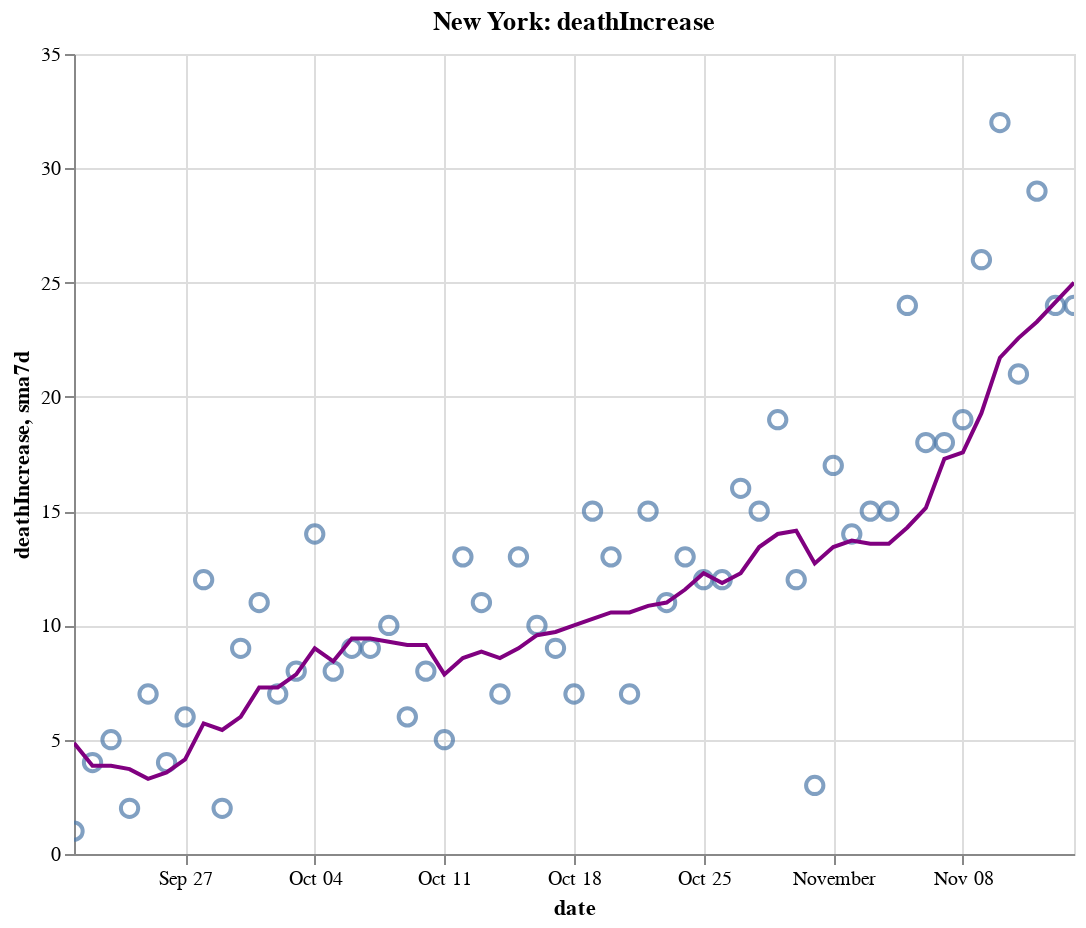

The cell this chart's notebook holds for it:
### Code cell
create_plot(ny, 'deathIncrease')

### Figure 1 — Vega-Lite specification as saved in the notebook (floating-point values rounded to 4 significant figures)
{"config": {"view": {"continuousWidth": 400, "continuousHeight": 300}}, "layer": [{"layer": [{"mark": {"type": "point", "size": 75}, "encoding": {"tooltip": [{"type": "temporal", "field": "date"}, {"type": "quantitative", "field": "deathIncrease"}, {"type": "quantitative", "field": "sma7d"}], "x": {"type": "temporal", "field": "date"}, "y": {"type": "quantitative", "field": "deathIncrease"}}, "selection": {"selector012": {"type": "interval", "bind": "scales", "encodings": ["x", "y"]}}}, {"mark": {"type": "line", "color": "purple"}, "encoding": {"x": {"type": "temporal", "field": "date"}, "y": {"type": "quantitative", "field": "sma7d"}}}]}, {"mark": {"type": "rule", "color": "#aaa"}, "encoding": {"x": {"type": "temporal", "field": "date"}}, "transform": [{"filter": {"selection": "selector011"}}]}, {"mark": "circle", "encoding": {"opacity": {"condition": {"value": 1, "selection": "selector011"}, "value": 0}, "tooltip": [{"type": "temporal", "field": "date"}, {"type": "quantitative", "field": "deathIncrease"}, {"type": "quantitative", "field": "sma7d"}], "x": {"type": "temporal", "field": "date"}, "y": {"type": "quantitative", "field": "deathIncrease"}}, "selection": {"selector011": {"type": "single", "encodings": ["x"], "on": "mouseover", "nearest": true, "empty": "none"}}}, {"mark": {"type": "text", "align": "left", "dx": 5, "dy": -5, "stroke": "white", "strokeWidth": 2}, "encoding": {"text": {"type": "quantitative", "field": "deathIncrease"}, "tooltip": [{"type": "temporal", "field": "date"}, {"type": "quantitative", "field": "deathIncrease"}, {"type": "quantitative", "field": "sma7d"}], "x": {"type": "temporal", "field": "date"}, "y": {"type": "quantitative", "field": "deathIncrease"}}, "transform": [{"filter": {"selection": "selector011"}}]}, {"mark": {"type": "text", "align": "left", "dx": 5, "dy": -5}, "encoding": {"text": {"type": "quantitative", "field": "deathIncrease"}, "tooltip": [{"type": "temporal", "field": "date"}, {"type": "quantitative", "field": "deathIncrease"}, {"type": "quantitative", "field": "sma7d"}], "x": {"type": "temporal", "field": "date"}, "y": {"type": "quantitative", "field": "deathIncrease"}}, "transform": [{"filter": {"selection": "selector011"}}]}], "data": {"name": "data-e10cc9c0be52d4fa87a4aca4c25e354b"}, "height": 400, "title": "New York: deathIncrease", "width": 500, "$schema": "https://vega.github.io/schema/vega-lite/v4.8.1.json", "datasets": {"data-e10cc9c0be52d4fa87a4aca4c25e354b": [{"date": "2020-09-21T00:00:00", "totalTestResultsIncrease": 58320.0, "positiveIncrease": 573.0, "death": 25430.0, "deathIncrease": 1.0, "positiveRate": 0.01, "state": "New York", "sma7d": 4.857}, {"date": "2020-09-22T00:00:00", "totalTestResultsIncrease": 84000.0, "positiveIncrease": 754.0, "death": 25430.0, "deathIncrease": 4.0, "positiveRate": 0.009, "state": "New York", "sma7d": 3.857}, {"date": "2020-09-23T00:00:00", "totalTestResultsIncrease": 70930.0, "positiveIncrease": 665.0, "death": 25440.0, "deathIncrease": 5.0, "positiveRate": 0.009, "state": "New York", "sma7d": 3.857}, {"date": "2020-09-24T00:00:00", "totalTestResultsIncrease": 92950.0, "positiveIncrease": 955.0, "death": 25440.0, "deathIncrease": 2.0, "positiveRate": 0.01, "state": "New York", "sma7d": 3.714}, {"date": "2020-09-25T00:00:00", "totalTestResultsIncrease": 94820.0, "positiveIncrease": 908.0, "death": 25450.0, "deathIncrease": 7.0, "positiveRate": 0.01, "state": "New York", "sma7d": 3.286}, {"date": "2020-09-26T00:00:00", "totalTestResultsIncrease": 99950.0, "positiveIncrease": 1005.0, "death": 25450.0, "deathIncrease": 4.0, "positiveRate": 0.01, "state": "New York", "sma7d": 3.571}, {"date": "2020-09-27T00:00:00", "totalTestResultsIncrease": 84770.0, "positiveIncrease": 866.0, "death": 25460.0, "deathIncrease": 6.0, "positiveRate": 0.01, "state": "New York", "sma7d": 4.143}, {"date": "2020-09-28T00:00:00", "totalTestResultsIncrease": 52940.0, "positiveIncrease": 834.0, "death": 25470.0, "deathIncrease": 12.0, "positiveRate": 0.016, "state": "New York", "sma7d": 5.714}, {"date": "2020-09-29T00:00:00", "totalTestResultsIncrease": 88230.0, "positiveIncrease": 1189.0, "death": 25470.0, "deathIncrease": 2.0, "positiveRate": 0.013, "state": "New York", "sma7d": 5.429}, {"date": "2020-09-30T00:00:00", "totalTestResultsIncrease": 97960.0, "positiveIncrease": 1000.0, "death": 25480.0, "deathIncrease": 9.0, "positiveRate": 0.01, "state": "New York", "sma7d": 6.0}, {"date": "2020-10-01T00:00:00", "totalTestResultsIncrease": 109200.0, "positiveIncrease": 1382.0, "death": 25490.0, "deathIncrease": 11.0, "positiveRate": 0.013, "state": "New York", "sma7d": 7.286}, {"date": "2020-10-02T00:00:00", "totalTestResultsIncrease": 119500.0, "positiveIncrease": 1598.0, "death": 25500.0, "deathIncrease": 7.0, "positiveRate": 0.013, "state": "New York", "sma7d": 7.286}, {"date": "2020-10-03T00:00:00", "totalTestResultsIncrease": 134300.0, "positiveIncrease": 1731.0, "death": 25500.0, "deathIncrease": 8.0, "positiveRate": 0.013, "state": "New York", "sma7d": 7.857}, {"date": "2020-10-04T00:00:00", "totalTestResultsIncrease": 110300.0, "positiveIncrease": 1222.0, "death": 25520.0, "deathIncrease": 14.0, "positiveRate": 0.011, "state": "New York", "sma7d": 9.0}, {"date": "2020-10-05T00:00:00", "totalTestResultsIncrease": 76400.0, "positiveIncrease": 933.0, "death": 25530.0, "deathIncrease": 8.0, "positiveRate": 0.012, "state": "New York", "sma7d": 8.429}, {"date": "2020-10-06T00:00:00", "totalTestResultsIncrease": 96360.0, "positiveIncrease": 1393.0, "death": 25540.0, "deathIncrease": 9.0, "positiveRate": 0.014, "state": "New York", "sma7d": 9.429}, {"date": "2020-10-07T00:00:00", "totalTestResultsIncrease": 108200.0, "positiveIncrease": 1360.0, "death": 25540.0, "deathIncrease": 9.0, "positiveRate": 0.013, "state": "New York", "sma7d": 9.429}, {"date": "2020-10-08T00:00:00", "totalTestResultsIncrease": 145800.0, "positiveIncrease": 1836.0, "death": 25560.0, "deathIncrease": 10.0, "positiveRate": 0.013, "state": "New York", "sma7d": 9.286}, {"date": "2020-10-09T00:00:00", "totalTestResultsIncrease": 139300.0, "positiveIncrease": 1592.0, "death": 25560.0, "deathIncrease": 6.0, "positiveRate": 0.011, "state": "New York", "sma7d": 9.143}, {"date": "2020-10-10T00:00:00", "totalTestResultsIncrease": 134600.0, "positiveIncrease": 1447.0, "death": 25570.0, "deathIncrease": 8.0, "positiveRate": 0.011, "state": "New York", "sma7d": 9.143}, {"date": "2020-10-11T00:00:00", "totalTestResultsIncrease": 118300.0, "positiveIncrease": 1143.0, "death": 25570.0, "deathIncrease": 5.0, "positiveRate": 0.01, "state": "New York", "sma7d": 7.857}, {"date": "2020-10-12T00:00:00", "totalTestResultsIncrease": 91790.0, "positiveIncrease": 1029.0, "death": 25590.0, "deathIncrease": 13.0, "positiveRate": 0.011, "state": "New York", "sma7d": 8.571}, {"date": "2020-10-13T00:00:00", "totalTestResultsIncrease": 99070.0, "positiveIncrease": 1393.0, "death": 25600.0, "deathIncrease": 11.0, "positiveRate": 0.014, "state": "New York", "sma7d": 8.857}, {"date": "2020-10-14T00:00:00", "totalTestResultsIncrease": 111700.0, "positiveIncrease": 1232.0, "death": 25600.0, "deathIncrease": 7.0, "positiveRate": 0.011, "state": "New York", "sma7d": 8.571}, {"date": "2020-10-15T00:00:00", "totalTestResultsIncrease": 133200.0, "positiveIncrease": 1460.0, "death": 25620.0, "deathIncrease": 13.0, "positiveRate": 0.011, "state": "New York", "sma7d": 9.0}, {"date": "2020-10-16T00:00:00", "totalTestResultsIncrease": 136000.0, "positiveIncrease": 1707.0, "death": 25630.0, "deathIncrease": 10.0, "positiveRate": 0.013, "state": "New York", "sma7d": 9.571}, {"date": "2020-10-17T00:00:00", "totalTestResultsIncrease": 160000.0, "positiveIncrease": 1784.0, "death": 25640.0, "deathIncrease": 9.0, "positiveRate": 0.011, "state": "New York", "sma7d": 9.714}, {"date": "2020-10-18T00:00:00", "totalTestResultsIncrease": 128800.0, "positiveIncrease": 1390.0, "death": 25640.0, "deathIncrease": 7.0, "positiveRate": 0.011, "state": "New York", "sma7d": 10.0}, {"date": "2020-10-19T00:00:00", "totalTestResultsIncrease": 82010.0, "positiveIncrease": 998.0, "death": 25660.0, "deathIncrease": 15.0, "positiveRate": 0.012, "state": "New York", "sma7d": 10.29}, {"date": "2020-10-20T00:00:00", "totalTestResultsIncrease": 90540.0, "positiveIncrease": 1201.0, "death": 25670.0, "deathIncrease": 13.0, "positiveRate": 0.013, "state": "New York", "sma7d": 10.57}, {"date": "2020-10-21T00:00:00", "totalTestResultsIncrease": 124800.0, "positiveIncrease": 2026.0, "death": 25680.0, "deathIncrease": 7.0, "positiveRate": 0.016, "state": "New York", "sma7d": 10.57}, {"date": "2020-10-22T00:00:00", "totalTestResultsIncrease": 135300.0, "positiveIncrease": 1628.0, "death": 25690.0, "deathIncrease": 15.0, "positiveRate": 0.012, "state": "New York", "sma7d": 10.86}, {"date": "2020-10-23T00:00:00", "totalTestResultsIncrease": 141500.0, "positiveIncrease": 1637.0, "death": 25700.0, "deathIncrease": 11.0, "positiveRate": 0.012, "state": "New York", "sma7d": 11.0}, {"date": "2020-10-24T00:00:00", "totalTestResultsIncrease": 156900.0, "positiveIncrease": 2061.0, "death": 25720.0, "deathIncrease": 13.0, "positiveRate": 0.013, "state": "New York", "sma7d": 11.57}, {"date": "2020-10-25T00:00:00", "totalTestResultsIncrease": 120800.0, "positiveIncrease": 1632.0, "death": 25730.0, "deathIncrease": 12.0, "positiveRate": 0.014, "state": "New York", "sma7d": 12.29}, {"date": "2020-10-26T00:00:00", "totalTestResultsIncrease": 82120.0, "positiveIncrease": 1191.0, "death": 25740.0, "deathIncrease": 12.0, "positiveRate": 0.015, "state": "New York", "sma7d": 11.86}, {"date": "2020-10-27T00:00:00", "totalTestResultsIncrease": 111600.0, "positiveIncrease": 1991.0, "death": 25760.0, "deathIncrease": 16.0, "positiveRate": 0.018, "state": "New York", "sma7d": 12.29}, {"date": "2020-10-28T00:00:00", "totalTestResultsIncrease": 129700.0, "positiveIncrease": 2031.0, "death": 25770.0, "deathIncrease": 15.0, "positiveRate": 0.016, "state": "New York", "sma7d": 13.43}, {"date": "2020-10-29T00:00:00", "totalTestResultsIncrease": 168400.0, "positiveIncrease": 2499.0, "death": 25790.0, "deathIncrease": 19.0, "positiveRate": 0.015, "state": "New York", "sma7d": 14.0}, {"date": "2020-10-30T00:00:00", "totalTestResultsIncrease": 146900.0, "positiveIncrease": 2255.0, "death": 25800.0, "deathIncrease": 12.0, "positiveRate": 0.015, "state": "New York", "sma7d": 14.14}, {"date": "2020-10-31T00:00:00", "totalTestResultsIncrease": 137000.0, "positiveIncrease": 2049.0, "death": 25810.0, "deathIncrease": 3.0, "positiveRate": 0.015, "state": "New York", "sma7d": 12.71}, {"date": "2020-11-01T00:00:00", "totalTestResultsIncrease": 148900.0, "positiveIncrease": 2255.0, "death": 25820.0, "deathIncrease": 17.0, "positiveRate": 0.015, "state": "New York", "sma7d": 13.43}, {"date": "2020-11-02T00:00:00", "totalTestResultsIncrease": 96100.0, "positiveIncrease": 1633.0, "death": 25840.0, "deathIncrease": 14.0, "positiveRate": 0.017, "state": "New York", "sma7d": 13.71}, {"date": "2020-11-03T00:00:00", "totalTestResultsIncrease": 127900.0, "positiveIncrease": 2321.0, "death": 25850.0, "deathIncrease": 15.0, "positiveRate": 0.018, "state": "New York", "sma7d": 13.57}, {"date": "2020-11-04T00:00:00", "totalTestResultsIncrease": 133500.0, "positiveIncrease": 2126.0, "death": 25870.0, "deathIncrease": 15.0, "positiveRate": 0.016, "state": "New York", "sma7d": 13.57}, {"date": "2020-11-05T00:00:00", "totalTestResultsIncrease": 161000.0, "positiveIncrease": 2997.0, "death": 25890.0, "deathIncrease": 24.0, "positiveRate": 0.019, "state": "New York", "sma7d": 14.29}, {"date": "2020-11-06T00:00:00", "totalTestResultsIncrease": 160700.0, "positiveIncrease": 3209.0, "death": 25910.0, "deathIncrease": 18.0, "positiveRate": 0.02, "state": "New York", "sma7d": 15.14}, {"date": "2020-11-07T00:00:00", "totalTestResultsIncrease": 163300.0, "positiveIncrease": 3587.0, "death": 25930.0, "deathIncrease": 18.0, "positiveRate": 0.022, "state": "New York", "sma7d": 17.29}, {"date": "2020-11-08T00:00:00", "totalTestResultsIncrease": 145600.0, "positiveIncrease": 3428.0, "death": 25950.0, "deathIncrease": 19.0, "positiveRate": 0.024, "state": "New York", "sma7d": 17.57}, {"date": "2020-11-09T00:00:00", "totalTestResultsIncrease": 111400.0, "positiveIncrease": 3144.0, "death": 25970.0, "deathIncrease": 26.0, "positiveRate": 0.028, "state": "New York", "sma7d": 19.29}, {"date": "2020-11-10T00:00:00", "totalTestResultsIncrease": 128000.0, "positiveIncrease": 3965.0, "death": 26000.0, "deathIncrease": 32.0, "positiveRate": 0.031, "state": "New York", "sma7d": 21.71}, {"date": "2020-11-11T00:00:00", "totalTestResultsIncrease": 164300.0, "positiveIncrease": 4820.0, "death": 26030.0, "deathIncrease": 21.0, "positiveRate": 0.029, "state": "New York", "sma7d": 22.57}, {"date": "2020-11-12T00:00:00", "totalTestResultsIncrease": 162600.0, "positiveIncrease": 4797.0, "death": 26060.0, "deathIncrease": 29.0, "positiveRate": 0.029, "state": "New York", "sma7d": 23.29}, {"date": "2020-11-13T00:00:00", "totalTestResultsIncrease": 203700.0, "positiveIncrease": 5401.0, "death": 26080.0, "deathIncrease": 24.0, "positiveRate": 0.027, "state": "New York", "sma7d": 24.14}, {"date": "2020-11-14T00:00:00", "totalTestResultsIncrease": 184200.0, "positiveIncrease": 5388.0, "death": 26100.0, "deathIncrease": 24.0, "positiveRate": 0.029, "state": "New York", "sma7d": 25.0}]}}
